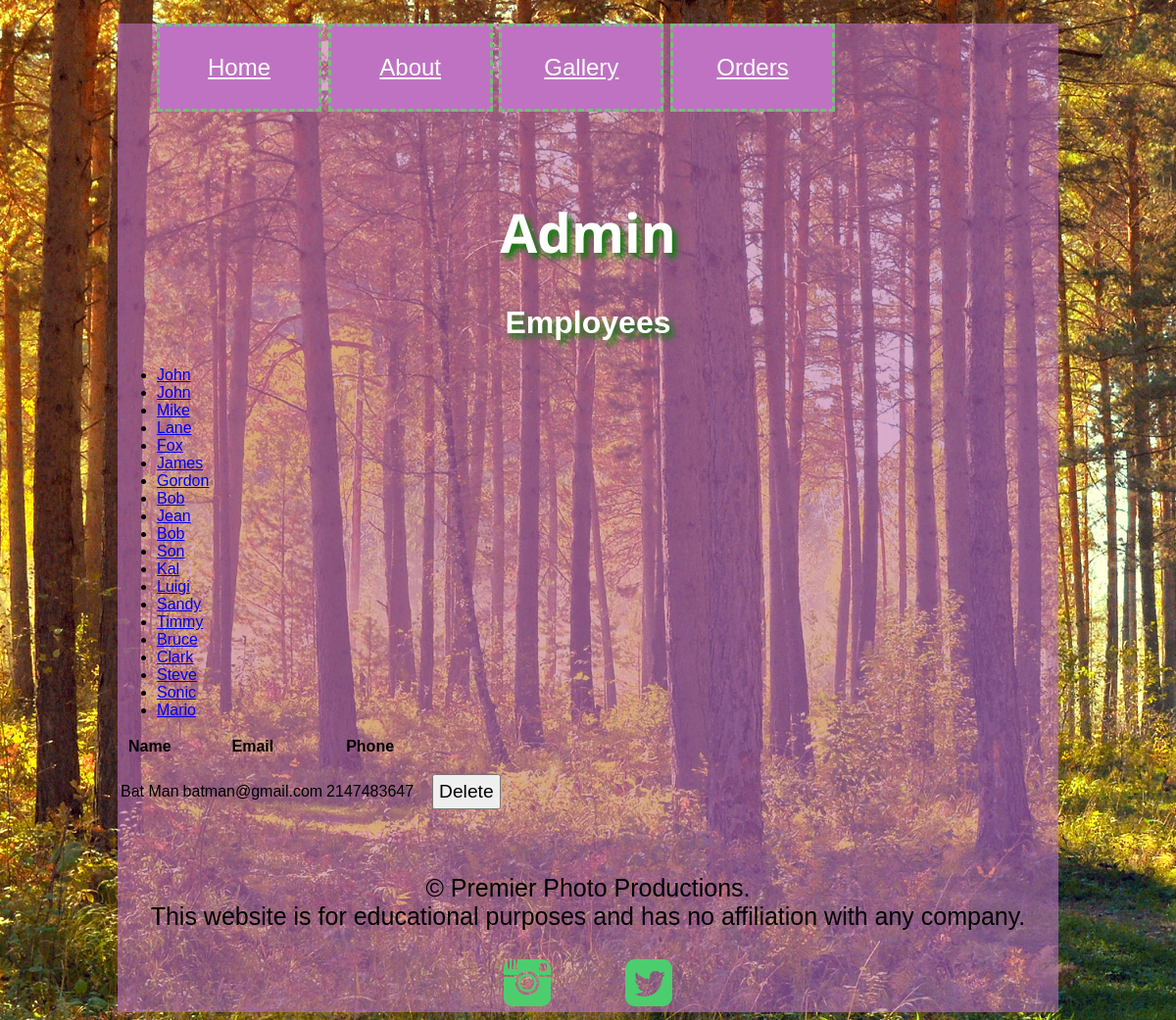
Screenshot of /admin.php?employee_id=2 with the database file from the repository.
### tables this page shows
CREATE TABLE IF NOT EXISTS employee
(
	employeeID INT NOT NULL PRIMARY KEY AUTO_INCREMENT,
	firstName VARCHAR(255) NOT NULL,
	lastName VARCHAR(255) NOT NULL
);

CREATE TABLE IF NOT EXISTS visitor
(
	visitorID INT NOT NULL PRIMARY KEY AUTO_INCREMENT,
	visitorPhone INT NOT NULL,
	visitorName VARCHAR(255) NOT NULL,
	visitorEmail VARCHAR(255) NOT NULL,
	visitorNum TINYINT NOT NULL,
	visitorHours TINYINT NOT NULL,
	employeeID INT NOT NULL REFERENCES employee(employeeID)
);

### admin.php (the view, shortened to what this page needs)
<?php
            if (!isset($employee_id)) {
                $employee_id = filter_input(INPUT_GET, 'employee_id',
                        FILTER_VALIDATE_INT);
            }
            $dsn = 'mysql:host=localhost;dbname=photography';
            $username = 'root';
            $password = 'Pa$$w0rd';
            try {
                $db = new PDO($dsn, $username, $password);
            } catch (PDOException $e) {
                $error_message = $e->getMessage();
                echo "DB Error: " . $error_message;
                exit();
            }
            $query = 'SELECT employeeID, firstName FROM employee ORDER BY employeeID';
            $statement = $db->prepare($query);
            $statement->execute();
            $employees = $statement;
            $query2 = 'SELECT * FROM visitor WHERE employeeID = :employeeID ORDER BY visitorEmail';
            $statement2 = $db->prepare($query2);
            $statement2->bindValue(":employeeID", $employee_id);
            $statement2->execute();
            $visitors = $statement2;
?>
<!doctype html>
<html>
<head>
    <link href="css/styles.css" rel="stylesheet" media="screen"/>
    <link href="css/print.css" rel="stylesheet" media="print"/>
</head>
<body>
    <nav class="horizontal" id="links">
        <ul>
            <li><a href="Landing.html">Home</a></li>
            <li><a href="About.html">About</a></li>
            <li><a href="Gallery.html">Gallery</a></li>
            <li><a href="Orders.html">Orders</a></li>
        </ul>
    </nav>
    <h1>Admin</h1>
    <aside>
        <h2>Employees</h2>
        <nav>
        <ul>
            <?php foreach ($employees as $employee) : ?>
            <li><a href="admin.php?employee_id=<?php echo $employee['employeeID']; ?>">
                    <?php echo $employee['firstName']; ?>
                </a>
            </li>
            <?php endforeach; ?>
        </ul>
        </nav>
    </aside>
    <table>
            <tr>
                <th>Name</th>
                <th>Email</th>
                <th class="right">Phone</th>
                <th>&nbsp;</th>
            </tr>
            <?php foreach ($visitors as $visitor) : ?>
            <tr>
                <td><?php echo $visitor['visitorName']; ?></td>
                <td><?php echo $visitor['visitorEmail']; ?></td>
                <td class="right"><?php echo $visitor['visitorPhone']; ?></td>
                <td><form action="delete_product.php" method="post">
                    <input type="submit" value="Delete">
                </form></td>
            </tr>
            <?php endforeach; ?>
        </table>
    <footer>
        &#169; Premier Photo Productions. <br>
        This website is for educational purposes and has no affiliation with any company.<br/><br/>
        <a href="https://instagram.com/" target="_blank"><img src="images/iconmonstr-instagram-1-48.png" alt="social icon for instagram"></a>
        <a href="https://www.twitter.com/" target="_blank"><img src="images/iconmonstr-twitter-3-48.png" alt="social icon for twitter"></a>
    </footer>
</body>

### css/styles.css (style rules this page uses)
body { background-color: rgba(191, 114, 194, 0.589); font-family: Arial, sans-serif; margin-left: auto; margin-right: auto; width: 960px; }
html { background: url(../images/september-in-the-forest.jpg); }
h1 { clear: both; color: white; text-shadow: green 4px 5px 6px; text-align: center; font-family: 'Open Sans', sans-serif; }
h2 { text-align: center; color: white; font-size: 2em; text-shadow: green 4px 5px 6px; }
nav#links a:link, nav#links a:visited { color: rgb(119, 190, 119); }
nav#links ul li { background-color: rgb(191, 114, 194); display: inline-block; text-align: center; width: 15%; padding: 12px; border: 3px dashed rgb(119, 190, 119) }
nav#links ul li a { color: white; display: block; height: 2.5em; text-align: center; line-height: 2.5em; }
nav#links a:link, nav#links a:visited { color: white; }
footer { position: relative; bottom: 0; text-align: center; }
form { text-align: center; }
input[type='submit'], input[type='reset'] { font-size: 1.2em; padding: 5px; margin: 15px; }
@media only screen and (min-width: 481px) { nav.horizontal ul { display: block; font-size: 1.5em; } }
@media only screen and (min-width: 481px) { h1 { padding-top: 5%; font-size: 55px; } }
@media only screen and (min-width: 481px) { footer { padding-top: 5%; font-size: 25px; } }
@media only screen and (min-width: 769px) { h1 { padding-top: 5%; } }

### css/print.css (style rules this page uses)
nav.horizontal { display: none; }

### rows the page displays
employee: firstName "John"
employee: firstName "John"
employee: firstName "Mike"
employee: firstName "Lane"
employee: firstName "Fox"
employee: firstName "James"
employee: firstName "Gordon"
employee: firstName "Bob"
employee: firstName "Jean"
employee: firstName "Bob"
employee: firstName "Son"
employee: firstName "Kal"
employee: firstName "Luigi"
employee: firstName "Sandy"
employee: firstName "Timmy"
employee: firstName "Bruce"
employee: firstName "Clark"
employee: firstName "Steve"
employee: firstName "Sonic"
employee: firstName "Mario"
visitor: visitorName "Bat Man", visitorEmail "batman@gmail.com", visitorPhone "2147483647"
